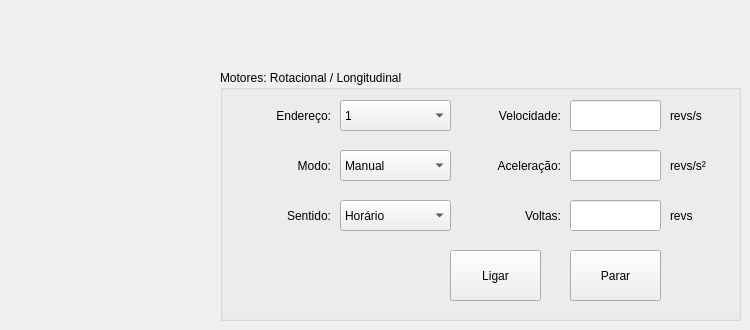
    <widget class="QWidget" name="tab">
     <attribute name="icon">
      <iconset>
       <normaloff>imagens/engine.png</normaloff>imagens/engine.png</iconset>
     </attribute>
     <attribute name="title">
      <string>Motores</string>
     </attribute>
     <widget class="QGroupBox" name="groupBox_7">
      <property name="geometry">
       <rect>
        <x>220</x>
        <y>70</y>
        <width>521</width>
        <height>251</height>
       </rect>
      </property>
      <property name="title">
       <string>Motores: Rotacional / Longitudinal</string>
      </property>
      <widget class="QPushButton" name="ligar">
       <property name="geometry">
        <rect>
         <x>230</x>
         <y>180</y>
         <width>91</width>
         <height>51</height>
        </rect>
       </property>
       <property name="text">
        <string>Ligar</string>
       </property>
       <property name="icon">
        <iconset>
         <normaloff>imagens/play1.png</normaloff>imagens/play1.png</iconset>
       </property>
       <property name="iconSize">
        <size>
         <width>20</width>
         <height>20</height>
        </size>
       </property>
      </widget>
      <widget class="QLineEdit" name="aceleracao">
       <property name="geometry">
        <rect>
         <x>350</x>
         <y>80</y>
         <width>91</width>
         <height>31</height>
        </rect>
       </property>
      </widget>
      <widget class="QLabel" name="label_25">
       <property name="geometry">
        <rect>
         <x>450</x>
         <y>35</y>
         <width>51</width>
         <height>21</height>
        </rect>
       </property>
       <property name="text">
        <string>revs/s</string>
       </property>
      </widget>
      <widget class="QLineEdit" name="voltas">
       <property name="geometry">
        <rect>
         <x>350</x>
         <y>130</y>
         <width>91</width>
         <height>31</height>
        </rect>
       </property>
      </widget>
      <widget class="QLabel" name="label_12">
       <property name="geometry">
        <rect>
         <x>450</x>
         <y>85</y>
         <width>51</width>
         <height>21</height>
        </rect>
       </property>
       <property name="text">
        <string>revs/s²</string>
       </property>
      </widget>
      <widget class="QLabel" name="label_11">
       <property name="geometry">
        <rect>
         <x>260</x>
         <y>130</y>
         <width>81</width>
         <height>31</height>
        </rect>
       </property>
       <property name="text">
        <string>Voltas:</string>
       </property>
       <property name="alignment">
        <set>Qt::AlignRight|Qt::AlignTrailing|Qt::AlignVCenter</set>
       </property>
      </widget>
      <widget class="QLabel" name="label_10">
       <property name="geometry">
        <rect>
         <x>260</x>
         <y>80</y>
         <width>81</width>
         <height>31</height>
        </rect>
       </property>
       <property name="text">
        <string>Aceleração:</string>
       </property>
       <property name="alignment">
        <set>Qt::AlignRight|Qt::AlignTrailing|Qt::AlignVCenter</set>
       </property>
      </widget>
      <widget class="QLabel" name="label_9">
       <property name="geometry">
        <rect>
         <x>260</x>
         <y>30</y>
         <width>81</width>
         <height>31</height>
        </rect>
       </property>
       <property name="text">
        <string>Velocidade:</string>
       </property>
       <property name="alignment">
        <set>Qt::AlignRight|Qt::AlignTrailing|Qt::AlignVCenter</set>
       </property>
      </widget>
      <widget class="QLabel" name="label_8">
       <property name="geometry">
        <rect>
         <x>30</x>
         <y>30</y>
         <width>81</width>
         <height>31</height>
        </rect>
       </property>
       <property name="text">
        <string>Endereço:</string>
       </property>
       <property name="alignment">
        <set>Qt::AlignRight|Qt::AlignTrailing|Qt::AlignVCenter</set>
       </property>
      </widget>
      <widget class="QPushButton" name="parar">
       <property name="geometry">
        <rect>
         <x>350</x>
         <y>180</y>
         <width>91</width>
         <height>51</height>
        </rect>
       </property>
       <property name="text">
        <string>Parar</string>
       </property>
       <property name="icon">
        <iconset>
         <normaloff>imagens/stop.png</normaloff>imagens/stop.png</iconset>
       </property>
       <property name="iconSize">
        <size>
         <width>20</width>
         <height>20</height>
        </size>
       </property>
      </widget>
      <widget class="QLabel" name="label_17">
       <property name="geometry">
        <rect>
         <x>450</x>
         <y>135</y>
         <width>51</width>
         <height>21</height>
        </rect>
       </property>
       <property name="text">
        <string>revs</string>
       </property>
      </widget>
      <widget class="QLineEdit" name="velocidade">
       <property name="geometry">
        <rect>
         <x>350</x>
         <y>30</y>
         <width>91</width>
         <height>31</height>
        </rect>
       </property>
      </widget>
      <widget class="QLabel" name="label_26">
       <property name="geometry">
        <rect>
         <x>30</x>
         <y>130</y>
         <width>81</width>
         <height>31</height>
        </rect>
       </property>
       <property name="text">
        <string>Sentido:</string>
       </property>
       <property name="alignment">
        <set>Qt::AlignRight|Qt::AlignTrailing|Qt::AlignVCenter</set>
       </property>
      </widget>
      <widget class="QLabel" name="label_27">
       <property name="geometry">
        <rect>
         <x>30</x>
         <y>80</y>
         <width>81</width>
         <height>31</height>
        </rect>
       </property>
       <property name="text">
        <string>Modo:</string>
       </property>
       <property name="alignment">
        <set>Qt::AlignRight|Qt::AlignTrailing|Qt::AlignVCenter</set>
       </property>
      </widget>
      <widget class="QComboBox" name="sentido">
       <property name="geometry">
        <rect>
         <x>120</x>
         <y>130</y>
         <width>111</width>
         <height>31</height>
        </rect>
       </property>
       <item>
        <property name="text">
         <string>Horário</string>
        </property>
       </item>
       <item>
        <property name="text">
         <string>Anti-horário</string>
        </property>
       </item>
      </widget>
      <widget class="QComboBox" name="modo">
       <property name="geometry">
        <rect>
         <x>120</x>
         <y>80</y>
         <width>111</width>
         <height>31</height>
        </rect>
       </property>
       <item>
        <property name="text">
         <string>Manual</string>
        </property>
       </item>
       <item>
        <property name="text">
         <string>Contínuo</string>
        </property>
       </item>
      </widget>
      <widget class="QComboBox" name="EndDriver_2">
       <property name="geometry">
        <rect>
         <x>120</x>
         <y>30</y>
         <width>111</width>
         <height>31</height>
        </rect>
       </property>
       <item>
        <property name="text">
         <string>1</string>
        </property>
       </item>
       <item>
        <property name="text">
         <string>2</string>
        </property>
       </item>
      </widget>
     </widget>
    </widget>
